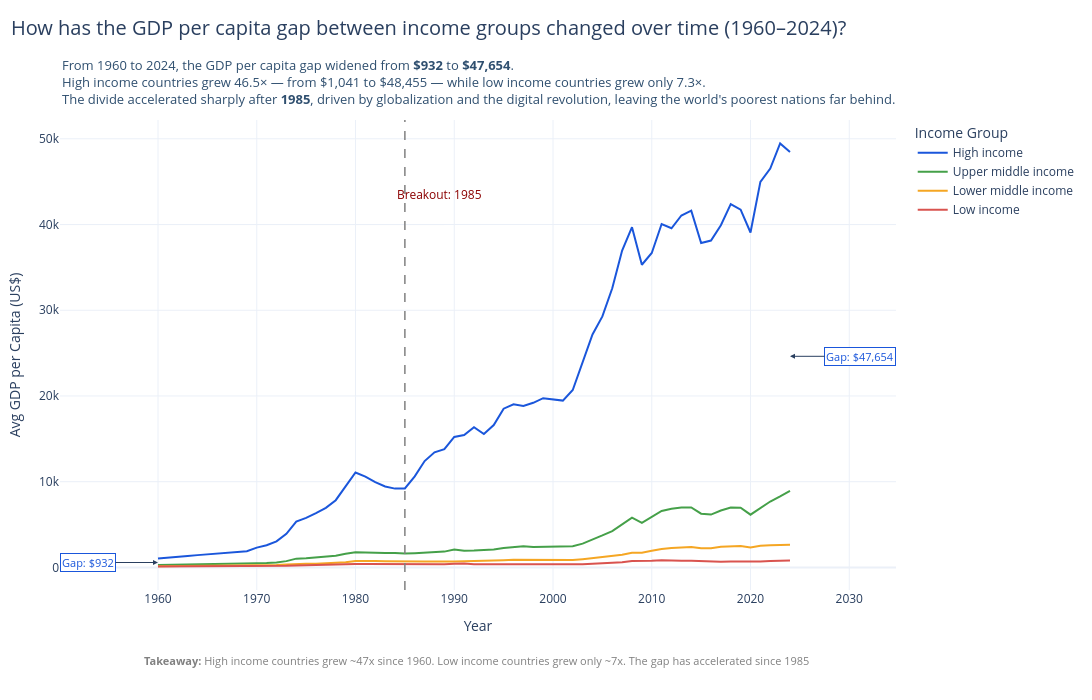

Notebook cell for this chart:
### Markdown cell above
<h3>Question 1: How has the GDP per capita gap between income groups widened over time (1960–2024)?</h3>

<h5>The analytical task is to compare trends over time across different income groups to identify divergence and specific inflection points. A line chart is a strong fit because it excels at showing continuity and the rate of change over a temporal axis (x-axis). It allows for immediate visual comparison of multiple series (income groups) to see if they are converging or diverging. An alternative would be a Grouped Bar Chart. However, it would be weaker because with over 60 years of data, the chart would become extremely cluttered, making it difficult to perceive the overall long-term trend and the specific 'breakout' moment in 1985.</h5>

### Code cell
# ── Average GDP per capita by income group and year ───────────────────────────
df_income = df1.groupby(["IncomeGroup", "Year"])["GDP_per_capita"].mean().reset_index()
df_income = df_income[df_income["Year"] >= 1960].copy()

income_cols = ["High income", "Upper middle income", "Lower middle income", "Low income"]
df_income["IncomeGroup"] = pd.Categorical(
    df_income["IncomeGroup"],
    categories=income_cols,
    ordered=True
)

df_pivot = df_income.pivot(index="Year", columns="IncomeGroup", values="GDP_per_capita").reset_index()

# ── Rolling standard deviation method to find breakout year ───────────────────
df_pivot["std_gap"] = df_pivot[income_cols].std(axis=1)
df_pivot["std_gap_smooth"] = df_pivot["std_gap"].rolling(window=5, center=True).mean()
df_pivot["std_acceleration"] = df_pivot["std_gap_smooth"].diff().diff()

# Find breakout year from pre-2000 data
df_pre2000 = df_pivot[df_pivot["Year"] <= 2000].copy()
key_year = int(df_pre2000.loc[df_pre2000["std_acceleration"].idxmax(), "Year"])
key_gap = df_pivot.loc[df_pivot["Year"] == key_year, "std_gap"].values[0]

print(f"Breakout Year: {key_year}")
print(f"Std gap at breakout: ${key_gap:,.0f}")

# ── Values for start/end gap annotations ──────────────────────────────────────
val_high_1960 = df_pivot.loc[df_pivot["Year"] == 1960, "High income"].values[0]
val_low_1960 = df_pivot.loc[df_pivot["Year"] == 1960, "Low income"].values[0]
val_high_2024 = df_pivot.loc[df_pivot["Year"] == 2024, "High income"].values[0]
val_low_2024 = df_pivot.loc[df_pivot["Year"] == 2024, "Low income"].values[0]

gap_1960 = val_high_1960 - val_low_1960
gap_2024 = val_high_2024 - val_low_2024

high_growth = val_high_2024 / val_high_1960
low_growth = val_low_2024 / val_low_1960

# ── Plot ───────────────────────────────────────────────────────────────────────
fig = px.line(
    df_income.sort_values(["IncomeGroup", "Year"]),
    x="Year",
    y="GDP_per_capita",
    color="IncomeGroup",
    markers=False,
    labels={
        "GDP_per_capita": "Avg GDP per Capita (US$)",
        "Year": "Year",
        "IncomeGroup": "Income Group"
    },
    color_discrete_map={
        "High income": "#1a56db",
        "Upper middle income": "#45a049",
        "Lower middle income": "#f5a623",
        "Low income": "#d9534f"
    },
    category_orders={"IncomeGroup": income_cols}
)

# ── Breakout year line ─────────────────────────────────────────────────────────
fig.add_vline(
    x=key_year,
    line_dash="dash",
    line_color="gray",
    line_width=1.5
)

fig.add_annotation(
    x=key_year,
    y=df_pivot["High income"].max() * 0.88,
    text=f"Breakout: {key_year}",
    showarrow=True,
    arrowhead=2,
    ax=35,
    ay=0,
    font=dict(size=12, color="darkred")
)

# ── Gap annotations ────────────────────────────────────────────────────────────
fig.add_annotation(
    x=1960,
    y=(val_high_1960 + val_low_1960) / 2,
    text=f"Gap: ${gap_1960:,.0f}",
    showarrow=True,
    arrowhead=2,
    ax=-70,
    ay=0,
    font=dict(size=11, color="#1a56db"),
    bgcolor="white",
    bordercolor="#1a56db",
    borderwidth=1
)

fig.add_annotation(
    x=2024,
    y=(val_high_2024 + val_low_2024) / 2,
    text=f"Gap: ${gap_2024:,.0f}",
    showarrow=True,
    arrowhead=2,
    ax=70,
    ay=0,
    font=dict(size=11, color="#1a56db"),
    bgcolor="white",
    bordercolor="#1a56db",
    borderwidth=1
)

# ── Subtitle above chart ───────────────────────────────────────────────────────
fig.add_annotation(
    x=0.5,
    y=1.14,
    xref="paper",
    yref="paper",
    showarrow=False,
    align="left",
    text=(
        f"From 1960 to 2024, the GDP per capita gap widened from <b>${gap_1960:,.0f}</b> "
        f"to <b>${gap_2024:,.0f}</b>.<br>"
        f"High income countries grew {high_growth:.1f}× — from ${val_high_1960:,.0f} to ${val_high_2024:,.0f} — "
        f"while low income countries grew only {low_growth:.1f}×.<br>"
        f"The divide accelerated sharply after <b>{key_year}</b>,"
        f" driven by globalization and the digital revolution, leaving the world's poorest nations far behind.</b>"
    ),
    font=dict(size=13, color="#2f4f6f"),
)

# ── Bottom takeaway ────────────────────────────────────────────────────────────
fig.add_annotation(
    x=0.5,
    y=-0.20,
    xref="paper",
    yref="paper",
    text=(
        f"<b>Takeaway:</b> High income countries grew ~47x since 1960. Low income countries grew only ~7x. The gap has accelerated since 1985 <br> "
    ),
    showarrow=False,
    font=dict(size=11, color="gray"),
    align="center"
)

# ── Trace formatting ───────────────────────────────────────────────────────────
fig.update_traces(
    mode="lines",
    hovertemplate="<b>%{fullData.name}</b><br>Year: %{x}<br>GDP per Capita: $%{y:,.0f}<extra></extra>"
)

# ── Layout ─────────────────────────────────────────────────────────────────────
fig.update_layout(
    title=dict(
        text="How has the GDP per capita gap between income groups changed over time (1960–2024)?",
        x=0.01,
        xanchor="left",
        y=0.97,
        yanchor="top",              
        font=dict(size=20)
    ),
    hovermode="closest",
    xaxis_title="Year",
    yaxis_title="Avg GDP per Capita (US$)",
    legend_title="Income Group",
    height=700,
    width=1100,
    paper_bgcolor="white",
    plot_bgcolor="white",
    margin=dict(l=60, r=30, t=120, b=110)
)

fig.show()

### Figure 1 — Plotly figure (JSON) as saved in the notebook; plotly's stock layout.template omitted (floating-point values rounded to 4 significant figures)
{"data": [{"hovertemplate": "<b>%{fullData.name}</b><br>Year: %{x}<br>GDP per Capita: $%{y:,.0f}<extra></extra>", "legendgroup": "High income", "line": {"color": "#1a56db", "dash": "solid"}, "marker": {"symbol": "circle"}, "mode": "lines", "name": "High income", "orientation": "v", "showlegend": true, "type": "scatter", "x": [1960, 1961, 1962, 1963, 1964, 1965, 1966, 1967, 1968, 1969, 1970, 1971, 1972, 1973, 1974, 1975, 1976, 1977, 1978, 1979, 1980, 1981, 1982, 1983, 1984, 1985, 1986, 1987, 1988, 1989, 1990, 1991, 1992, 1993, 1994, 1995, 1996, 1997, 1998, 1999, 2000, 2001, 2002, 2003, 2004, 2005, 2006, 2007, 2008, 2009, 2010, 2011, 2012, 2013, 2014, 2015, 2016, 2017, 2018, 2019, 2020, 2021, 2022, 2023, 2024], "xaxis": "x", "y": [1041.0, 1106.0, 1249.0, 1320.0, 1437.0, 1512.0, 1628.0, 1705.0, 1752.0, 1898.0, 2311.0, 2583.0, 3037.0, 3920.0, 5348.0, 5789.0, 6331.0, 6944.0, 7844.0, 9428.0, 11070.0, 10590.0, 9946.0, 9437.0, 9195.0, 9210.0, 10620.0, 12410.0, 13420.0, 13800.0, 15220.0, 15450.0, 16360.0, 15560.0, 16620.0, 18520.0, 19040.0, 18830.0, 19200.0, 19740.0, 19560.0, 19460.0, 20690.0, 23910.0, 27180.0, 29280.0, 32560.0, 36970.0, 39680.0, 35310.0, 36680.0, 40060.0, 39560.0, 41050.0, 41610.0, 37840.0, 38130.0, 39910.0, 42380.0, 41730.0, 39070.0, 44980.0, 46520.0, 49450.0, 48460.0], "yaxis": "y"}, {"hovertemplate": "<b>%{fullData.name}</b><br>Year: %{x}<br>GDP per Capita: $%{y:,.0f}<extra></extra>", "legendgroup": "Upper middle income", "line": {"color": "#45a049", "dash": "solid"}, "marker": {"symbol": "circle"}, "mode": "lines", "name": "Upper middle income", "orientation": "v", "showlegend": true, "type": "scatter", "x": [1960, 1961, 1962, 1963, 1964, 1965, 1966, 1967, 1968, 1969, 1970, 1971, 1972, 1973, 1974, 1975, 1976, 1977, 1978, 1979, 1980, 1981, 1982, 1983, 1984, 1985, 1986, 1987, 1988, 1989, 1990, 1991, 1992, 1993, 1994, 1995, 1996, 1997, 1998, 1999, 2000, 2001, 2002, 2003, 2004, 2005, 2006, 2007, 2008, 2009, 2010, 2011, 2012, 2013, 2014, 2015, 2016, 2017, 2018, 2019, 2020, 2021, 2022, 2023, 2024], "xaxis": "x", "y": [277.5, 290.9, 291.7, 313.4, 354.3, 377.7, 406.0, 406.5, 433.2, 469.7, 477.0, 514.3, 578.5, 736.3, 1027.0, 1065.0, 1179.0, 1249.0, 1364.0, 1594.0, 1757.0, 1749.0, 1693.0, 1691.0, 1694.0, 1618.0, 1656.0, 1710.0, 1807.0, 1846.0, 2102.0, 1941.0, 1963.0, 2003.0, 2096.0, 2278.0, 2413.0, 2470.0, 2387.0, 2404.0, 2497.0, 2496.0, 2475.0, 2780.0, 3221.0, 3731.0, 4245.0, 4978.0, 5803.0, 5200.0, 5853.0, 6586.0, 6842.0, 6998.0, 6989.0, 6271.0, 6167.0, 6642.0, 6979.0, 6974.0, 6155.0, 6942.0, 7691.0, 8284.0, 8922.0], "yaxis": "y"}, {"hovertemplate": "<b>%{fullData.name}</b><br>Year: %{x}<br>GDP per Capita: $%{y:,.0f}<extra></extra>", "legendgroup": "Lower middle income", "line": {"color": "#f5a623", "dash": "solid"}, "marker": {"symbol": "circle"}, "mode": "lines", "name": "Lower middle income", "orientation": "v", "showlegend": true, "type": "scatter", "x": [1960, 1961, 1962, 1963, 1964, 1965, 1966, 1967, 1968, 1969, 1970, 1971, 1972, 1973, 1974, 1975, 1976, 1977, 1978, 1979, 1980, 1981, 1982, 1983, 1984, 1985, 1986, 1987, 1988, 1989, 1990, 1991, 1992, 1993, 1994, 1995, 1996, 1997, 1998, 1999, 2000, 2001, 2002, 2003, 2004, 2005, 2006, 2007, 2008, 2009, 2010, 2011, 2012, 2013, 2014, 2015, 2016, 2017, 2018, 2019, 2020, 2021, 2022, 2023, 2024], "xaxis": "x", "y": [140.5, 148.7, 147.9, 154.0, 165.1, 190.1, 197.1, 196.7, 202.5, 216.0, 242.7, 253.2, 277.8, 340.2, 419.5, 427.8, 440.7, 470.8, 523.9, 606.2, 737.5, 765.8, 747.8, 730.9, 712.4, 700.0, 648.8, 691.9, 702.7, 655.9, 682.8, 707.6, 731.5, 732.4, 757.6, 835.2, 891.8, 895.9, 881.3, 859.8, 864.2, 842.0, 858.1, 968.4, 1084.0, 1192.0, 1327.0, 1493.0, 1713.0, 1718.0, 1945.0, 2162.0, 2264.0, 2352.0, 2389.0, 2246.0, 2234.0, 2404.0, 2480.0, 2508.0, 2319.0, 2532.0, 2595.0, 2607.0, 2658.0], "yaxis": "y"}, {"hovertemplate": "<b>%{fullData.name}</b><br>Year: %{x}<br>GDP per Capita: $%{y:,.0f}<extra></extra>", "legendgroup": "Low income", "line": {"color": "#d9534f", "dash": "solid"}, "marker": {"symbol": "circle"}, "mode": "lines", "name": "Low income", "orientation": "v", "showlegend": true, "type": "scatter", "x": [1960, 1961, 1962, 1963, 1964, 1965, 1966, 1967, 1968, 1969, 1970, 1971, 1972, 1973, 1974, 1975, 1976, 1977, 1978, 1979, 1980, 1981, 1982, 1983, 1984, 1985, 1986, 1987, 1988, 1989, 1990, 1991, 1992, 1993, 1994, 1995, 1996, 1997, 1998, 1999, 2000, 2001, 2002, 2003, 2004, 2005, 2006, 2007, 2008, 2009, 2010, 2011, 2012, 2013, 2014, 2015, 2016, 2017, 2018, 2019, 2020, 2021, 2022, 2023, 2024], "xaxis": "x", "y": [109.4, 110.2, 117.4, 130.0, 121.5, 129.6, 129.1, 123.2, 126.5, 138.0, 150.4, 158.6, 174.4, 196.0, 233.8, 272.6, 277.4, 299.5, 337.3, 358.2, 396.5, 391.0, 382.3, 360.1, 340.7, 330.3, 330.7, 346.0, 361.7, 362.0, 435.8, 456.7, 376.5, 379.0, 340.0, 327.4, 326.5, 329.7, 327.9, 324.0, 329.6, 326.4, 345.7, 373.4, 429.9, 491.0, 535.5, 612.6, 754.4, 719.1, 767.6, 832.8, 776.1, 780.3, 783.6, 718.4, 641.7, 657.4, 681.5, 683.1, 649.6, 698.1, 750.8, 749.8, 801.6], "yaxis": "y"}], "layout": {"annotations": [{"arrowhead": 2, "ax": 35, "ay": 0, "font": {"color": "darkred", "size": 12}, "showarrow": true, "text": "Breakout: 1985", "x": 1985, "y": 43520.0}, {"arrowhead": 2, "ax": -70, "ay": 0, "bgcolor": "white", "bordercolor": "#1a56db", "borderwidth": 1, "font": {"color": "#1a56db", "size": 11}, "showarrow": true, "text": "Gap: $932", "x": 1960, "y": 575.4}, {"arrowhead": 2, "ax": 70, "ay": 0, "bgcolor": "white", "bordercolor": "#1a56db", "borderwidth": 1, "font": {"color": "#1a56db", "size": 11}, "showarrow": true, "text": "Gap: $47,654", "x": 2024, "y": 24630.0}, {"align": "left", "font": {"color": "#2f4f6f", "size": 13}, "showarrow": false, "text": "From 1960 to 2024, the GDP per capita gap widened from <b>$932</b> to <b>$47,654</b>.<br>High income countries grew 46.5× — from $1,041 to $48,455 — while low income countries grew only 7.3×.<br>The divide accelerated sharply after <b>1985</b>, driven by globalization and the digital revolution, leaving the world's poorest nations far behind.</b>", "x": 0.5, "xref": "paper", "y": 1.14, "yref": "paper"}, {"align": "center", "font": {"color": "gray", "size": 11}, "showarrow": false, "text": "<b>Takeaway:</b> High income countries grew ~47x since 1960. Low income countries grew only ~7x. The gap has accelerated since 1985 <br> ", "x": 0.5, "xref": "paper", "y": -0.2, "yref": "paper"}], "height": 700, "hovermode": "closest", "legend": {"title": {"text": "Income Group"}, "tracegroupgap": 0}, "margin": {"b": 110, "l": 60, "r": 30, "t": 120}, "paper_bgcolor": "white", "plot_bgcolor": "white", "shapes": [{"line": {"color": "gray", "dash": "dash", "width": 1.5}, "type": "line", "x0": 1985, "x1": 1985, "xref": "x", "y0": 0, "y1": 1, "yref": "y domain"}], "title": {"font": {"size": 20}, "text": "How has the GDP per capita gap between income groups changed over time (1960–2024)?", "x": 0.01, "xanchor": "left", "y": 0.97, "yanchor": "top"}, "width": 1100, "xaxis": {"anchor": "y", "domain": [0, 1], "title": {"text": "Year"}}, "yaxis": {"anchor": "x", "domain": [0, 1], "title": {"text": "Avg GDP per Capita (US$)"}}}}
